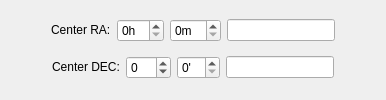
             <widget class="QWidget" name="page_3">
              <layout class="QVBoxLayout" name="verticalLayout_7">
               <item>
                <layout class="QHBoxLayout" name="horizontalLayout_21">
                 <item>
                  <spacer name="horizontalSpacer_12">
                   <property name="orientation">
                    <enum>Qt::Horizontal</enum>
                   </property>
                   <property name="sizeHint" stdset="0">
                    <size>
                     <width>40</width>
                     <height>20</height>
                    </size>
                   </property>
                  </spacer>
                 </item>
                 <item>
                  <layout class="QHBoxLayout" name="horizontalLayout_12">
                   <item>
                    <widget class="QLabel" name="label_3">
                     <property name="text">
                      <string>&lt;font color='black'&gt;Center RA:&lt;/font&gt;</string>
                     </property>
                    </widget>
                   </item>
                   <item>
                    <widget class="QSpinBox" name="pointRASpinBoxHr">
                     <property name="toolTip">
                      <string>Right Ascension Hours</string>
                     </property>
                     <property name="suffix">
                      <string>h</string>
                     </property>
                     <property name="maximum">
                      <number>24</number>
                     </property>
                    </widget>
                   </item>
                   <item>
                    <widget class="QSpinBox" name="pointRASpinBoxMin">
                     <property name="toolTip">
                      <string>Right Ascension Minutes</string>
                     </property>
                     <property name="suffix">
                      <string>m</string>
                     </property>
                     <property name="maximum">
                      <number>59</number>
                     </property>
                    </widget>
                   </item>
                   <item>
                    <widget class="QLineEdit" name="pointRALineEditSec">
                     <property name="toolTip">
                      <string>Right Ascension Seconds</string>
                     </property>
                    </widget>
                   </item>
                  </layout>
                 </item>
                 <item>
                  <spacer name="horizontalSpacer_13">
                   <property name="orientation">
                    <enum>Qt::Horizontal</enum>
                   </property>
                   <property name="sizeHint" stdset="0">
                    <size>
                     <width>40</width>
                     <height>20</height>
                    </size>
                   </property>
                  </spacer>
                 </item>
                </layout>
               </item>
               <item>
                <layout class="QHBoxLayout" name="horizontalLayout_23">
                 <item>
                  <spacer name="horizontalSpacer_14">
                   <property name="orientation">
                    <enum>Qt::Horizontal</enum>
                   </property>
                   <property name="sizeHint" stdset="0">
                    <size>
                     <width>40</width>
                     <height>20</height>
                    </size>
                   </property>
                  </spacer>
                 </item>
                 <item>
                  <layout class="QHBoxLayout" name="horizontalLayout_13">
                   <item>
                    <widget class="QLabel" name="label_4">
                     <property name="text">
                      <string>&lt;font color='Black'&gt;Center DEC:&lt;/font&gt;</string>
                     </property>
                    </widget>
                   </item>
                   <item>
                    <widget class="QSpinBox" name="pointDECSpinBoxDeg">
                     <property name="toolTip">
                      <string>Declination Degrees</string>
                     </property>
                     <property name="minimum">
                      <number>-90</number>
                     </property>
                    </widget>
                   </item>
                   <item>
                    <widget class="QSpinBox" name="pointDECSpinBoxMin">
                     <property name="toolTip">
                      <string>Declination Minutes</string>
                     </property>
                     <property name="suffix">
                      <string>'</string>
                     </property>
                     <property name="maximum">
                      <number>59</number>
                     </property>
                    </widget>
                   </item>
                   <item>
                    <widget class="QLineEdit" name="pointDECLineEditSec">
                     <property name="toolTip">
                      <string>Right Ascension Seconds</string>
                     </property>
                    </widget>
                   </item>
                  </layout>
                 </item>
                 <item>
                  <spacer name="horizontalSpacer_15">
                   <property name="orientation">
                    <enum>Qt::Horizontal</enum>
                   </property>
                   <property name="sizeHint" stdset="0">
                    <size>
                     <width>40</width>
                     <height>20</height>
                    </size>
                   </property>
                  </spacer>
                 </item>
                </layout>
               </item>
              </layout>
             </widget>
